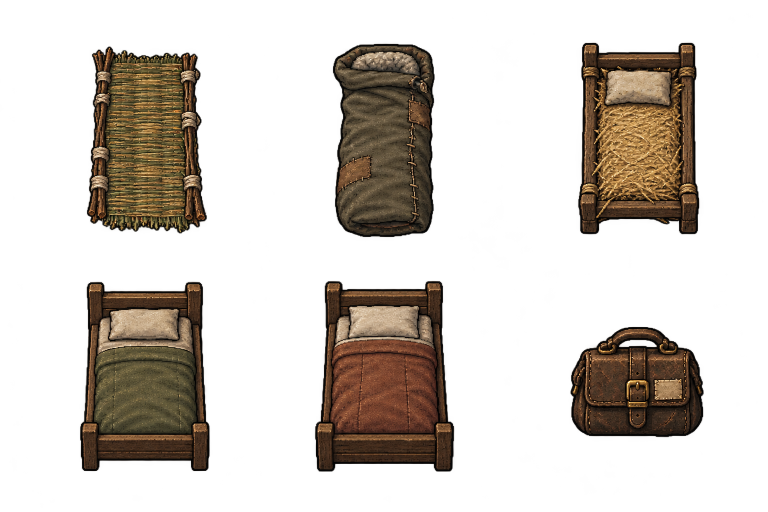
#> input picture tools/art/direction-v386/history/v386-care-art/originals/care-bedding-props-v1.png, 1536 x 1024 px, found by its file name (shown at 1/2 size)
$ python measure-care-art.py
#> lines starting #> are read from the running program, lines starting #| are printed output that depends on the picture
from pathlib import Path
from PIL import Image
import numpy as np,json,hashlib
from scipy.ndimage import label
r=Path('/workspace/.ashveil-planned/v386-care-art');img=np.array(Image.open(r/'originals/care-bedding-props-v1.png'));al=img[:,:,3];ls16,n=label(al>=16);ls1,n1=label(al>=1);defs=json.loads((r/'records/resolved-care-assets.json').read_text());mapping=[('FieldMat',[165,86,254,390],[290,270]),('Bedroll',[656,77,226,409],[770,270]),('StrawBed',[1148,78,263,398],[1280,270]),('Bed',[153,557,276,390],[290,750]),('GoodBed',[621,557,296,392],[770,750]),('MedicalBag',[1134,649,278,238],[1270,770])];items=[];majorids=[]
#> further down, img is the input picture: shape (1024, 1536, 4); mean R, G, B, A 42.1, 30.9, 19.5, 71.5
#> after `al = img[:, :, 3]`:
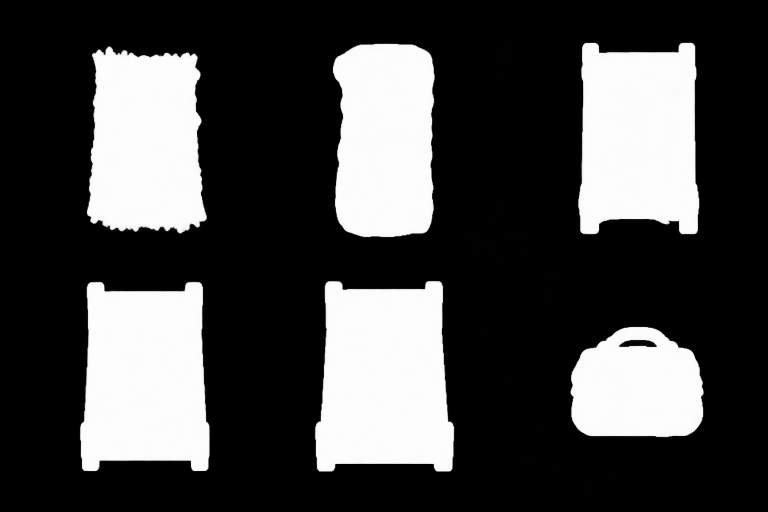
#> al: shape (1024, 1536) (shown at 1/2 size); min 0, max 254, mean 71.5
#> after `ls16, n = label(al >= 16)`:
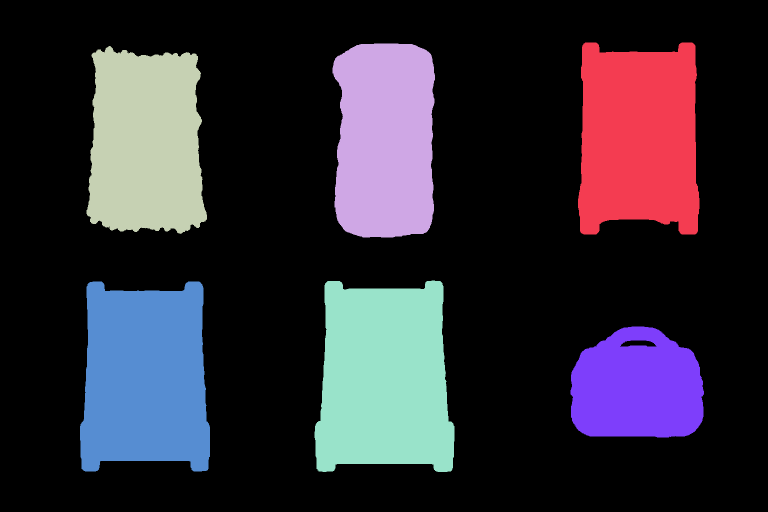
#> ls16: shape (1024, 1536) int32 (shown at 1/2 size); 9 distinct labels, from 0 to 8; one colour per label, 0 black
#> after `ls16, n = label(al >= 16)`: n = 8
#> after `ls1, n1 = label(al >= 1)`:
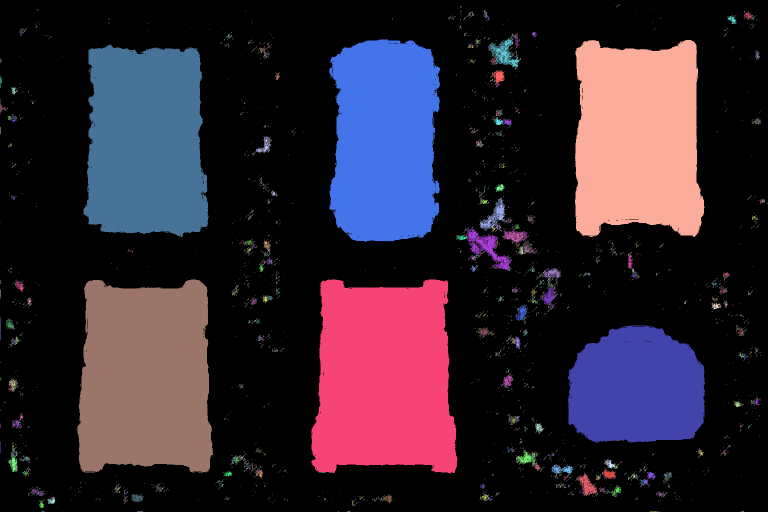
#> ls1: shape (1024, 1536) int32 (shown at 1/2 size); 5246 distinct labels, from 0 to 5245; one colour per label, 0 black
#> after `ls1, n1 = label(al >= 1)`: n1 = 5245
#> (the run stopped early here; a loop or call above may not have finished)
